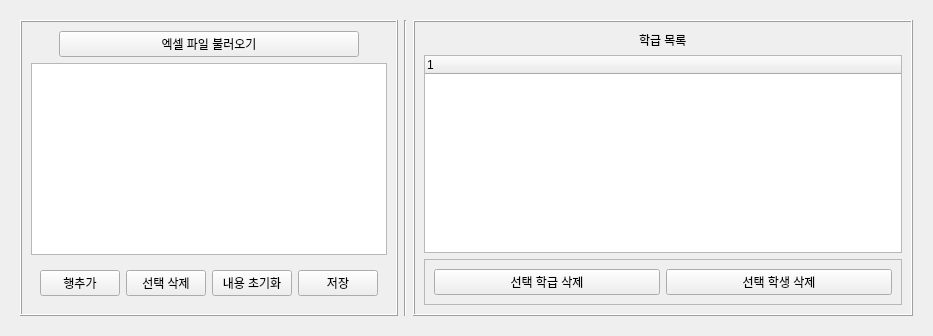
      <widget class="QWidget" name="clsAddTab">
       <attribute name="title">
        <string>학급추가</string>
       </attribute>
       <layout class="QVBoxLayout" name="verticalLayout_2">
        <item>
         <widget class="QFrame" name="frame_21">
          <property name="frameShape">
           <enum>QFrame::NoFrame</enum>
          </property>
          <property name="frameShadow">
           <enum>QFrame::Raised</enum>
          </property>
          <layout class="QHBoxLayout" name="horizontalLayout_16">
           <item>
            <widget class="QFrame" name="frame_25">
             <property name="maximumSize">
              <size>
               <width>400</width>
               <height>16777215</height>
              </size>
             </property>
             <property name="frameShape">
              <enum>QFrame::Box</enum>
             </property>
             <property name="frameShadow">
              <enum>QFrame::Raised</enum>
             </property>
             <layout class="QVBoxLayout" name="verticalLayout_17">
              <item alignment="Qt::AlignHCenter">
               <widget class="QPushButton" name="fileUpdBtn">
                <property name="minimumSize">
                 <size>
                  <width>300</width>
                  <height>0</height>
                 </size>
                </property>
                <property name="maximumSize">
                 <size>
                  <width>400</width>
                  <height>16777215</height>
                 </size>
                </property>
                <property name="cursor">
                 <cursorShape>PointingHandCursor</cursorShape>
                </property>
                <property name="text">
                 <string>엑셀 파일 불러오기</string>
                </property>
               </widget>
              </item>
              <item>
               <widget class="QTableWidget" name="stdListWidget">
                <property name="maximumSize">
                 <size>
                  <width>400</width>
                  <height>16777215</height>
                 </size>
                </property>
                <attribute name="verticalHeaderStretchLastSection">
                 <bool>false</bool>
                </attribute>
               </widget>
              </item>
              <item>
               <widget class="QFrame" name="frame_27">
                <property name="frameShape">
                 <enum>QFrame::NoFrame</enum>
                </property>
                <property name="frameShadow">
                 <enum>QFrame::Raised</enum>
                </property>
                <layout class="QHBoxLayout" name="horizontalLayout_20">
                 <item>
                  <widget class="QPushButton" name="clsRowAddBtn">
                   <property name="cursor">
                    <cursorShape>PointingHandCursor</cursorShape>
                   </property>
                   <property name="text">
                    <string>행추가</string>
                   </property>
                  </widget>
                 </item>
                 <item>
                  <widget class="QPushButton" name="clsRowDelBtn">
                   <property name="cursor">
                    <cursorShape>PointingHandCursor</cursorShape>
                   </property>
                   <property name="text">
                    <string>선택 삭제</string>
                   </property>
                  </widget>
                 </item>
                 <item>
                  <widget class="QPushButton" name="clsResetBtn">
                   <property name="text">
                    <string>내용 초기화</string>
                   </property>
                  </widget>
                 </item>
                 <item>
                  <widget class="QPushButton" name="clsSaveBtn">
                   <property name="minimumSize">
                    <size>
                     <width>0</width>
                     <height>0</height>
                    </size>
                   </property>
                   <property name="cursor">
                    <cursorShape>PointingHandCursor</cursorShape>
                   </property>
                   <property name="text">
                    <string>저장</string>
                   </property>
                  </widget>
                 </item>
                </layout>
               </widget>
              </item>
             </layout>
            </widget>
           </item>
           <item>
            <widget class="Line" name="line_4">
             <property name="orientation">
              <enum>Qt::Vertical</enum>
             </property>
            </widget>
           </item>
           <item>
            <widget class="QFrame" name="frame_26">
             <property name="sizePolicy">
              <sizepolicy hsizetype="Expanding" vsizetype="Preferred">
               <horstretch>0</horstretch>
               <verstretch>0</verstretch>
              </sizepolicy>
             </property>
             <property name="minimumSize">
              <size>
               <width>500</width>
               <height>0</height>
              </size>
             </property>
             <property name="maximumSize">
              <size>
               <width>16777215</width>
               <height>16777215</height>
              </size>
             </property>
             <property name="frameShape">
              <enum>QFrame::Box</enum>
             </property>
             <property name="frameShadow">
              <enum>QFrame::Raised</enum>
             </property>
             <layout class="QVBoxLayout" name="verticalLayout_22">
              <item alignment="Qt::AlignHCenter">
               <widget class="QLabel" name="label_13">
                <property name="text">
                 <string>학급 목록</string>
                </property>
               </widget>
              </item>
              <item>
               <widget class="QTreeWidget" name="stdClassTreeWidget">
                <property name="sizePolicy">
                 <sizepolicy hsizetype="Expanding" vsizetype="Expanding">
                  <horstretch>0</horstretch>
                  <verstretch>0</verstretch>
                 </sizepolicy>
                </property>
                <property name="minimumSize">
                 <size>
                  <width>470</width>
                  <height>0</height>
                 </size>
                </property>
                <property name="maximumSize">
                 <size>
                  <width>16777215</width>
                  <height>16777215</height>
                 </size>
                </property>
                <property name="layoutDirection">
                 <enum>Qt::LeftToRight</enum>
                </property>
                <column>
                 <property name="text">
                  <string notr="true">1</string>
                 </property>
                </column>
               </widget>
              </item>
              <item>
               <widget class="QFrame" name="frame_20">
                <property name="frameShape">
                 <enum>QFrame::StyledPanel</enum>
                </property>
                <property name="frameShadow">
                 <enum>QFrame::Raised</enum>
                </property>
                <layout class="QHBoxLayout" name="horizontalLayout_28">
                 <item>
                  <widget class="QPushButton" name="stdClassDelBtn">
                   <property name="cursor">
                    <cursorShape>PointingHandCursor</cursorShape>
                   </property>
                   <property name="text">
                    <string>선택 학급 삭제</string>
                   </property>
                  </widget>
                 </item>
                 <item>
                  <widget class="QPushButton" name="stdDelBtn">
                   <property name="text">
                    <string>선택 학생 삭제</string>
                   </property>
                  </widget>
                 </item>
                </layout>
               </widget>
              </item>
             </layout>
            </widget>
           </item>
          </layout>
         </widget>
        </item>
       </layout>
      </widget>
